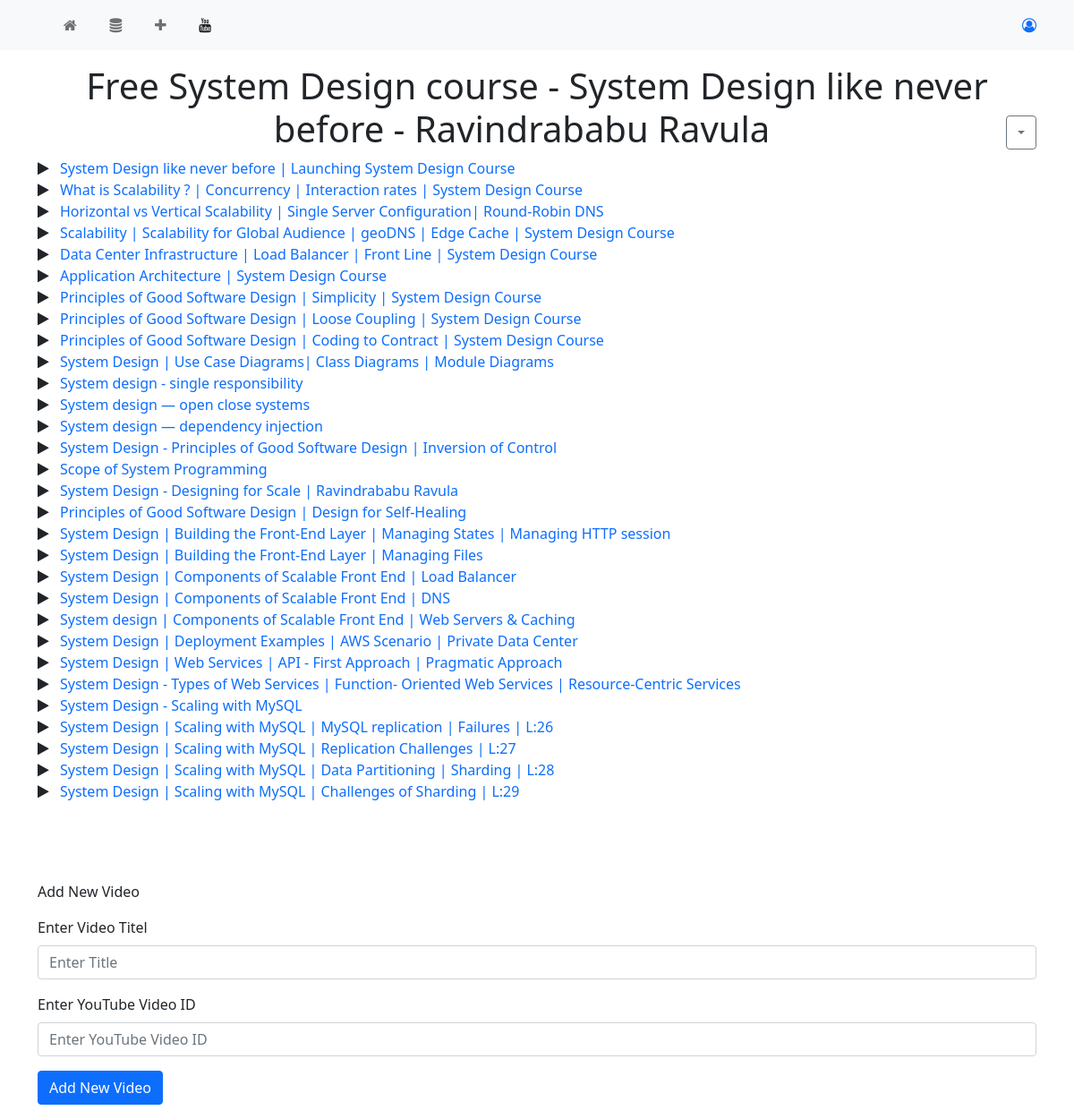
The page /youtube/3 on the database its author committed.
### youtube/models.py (models this page shows, shortened)
class Playlist(models.Model):
    title = models.CharField(max_length=1000)
    github_link = models.URLField(null=True, blank=True)
    youtube_link = models.URLField()
    is_done = models.BooleanField(default=False)
    google_docs_link = models.URLField(null=True, blank=True)
    height = models.IntegerField(null=True, blank=True)
    width = models.IntegerField(null=True, blank=True)

class YTVideo(models.Model):
    title = models.CharField(max_length=1000)
    video_id = models.CharField(max_length=30)
    playlist = models.ForeignKey("Playlist", on_delete=models.CASCADE)
    is_done = models.BooleanField(default=False)
    seen_at = models.DateTimeField(auto_now=True)

### youtube/views.py (the view)
# urls.py: path('<int:id>', views.playlist_detail, name="playlist-detail-page"),
def playlist_detail(request, id):
    context = {
        'playlist': get_object_or_404(Playlist, pk=id)
    }
    return render(request, 'youtube/playlist_detail.html', context=context)

### templates/youtube/playlist_detail.html (shortened to what this page needs)
{% extends 'base.html' %}
{% block youtube_active %} active {% endblock youtube_active %}
{% block page_content %}
    <h1 class="text-center">
        {{playlist.title}}
        <span class="float-end">
            <div class="btn-group" role="group">
                <button id="playlist-options" type="button" class="btn btn-outline-secondary dropdown-toggle" data-bs-toggle="dropdown" aria-expanded="false"></button>
            </div>
        </span>
    </h1>
    <ul>
        {% for video in playlist.ytvideo_set.all %}
            <li class="video-item">
                <a href="{% url 'yt-video-detail-page' video.id %}">{{video.title}}</a>
            </li>
        {% endfor %}
    </ul>
    <br><br><br>
    <form action="{% url 'yt-video-add-page' %}" method="POST">
        <p>Add New Video</p>
        <div class="mb-3">
            <label for="title" class="form-label">Enter Video Titel</label>
            <input type="text" class="form-control" id="title" name="title" placeholder="Enter Title" required>
        </div>
        <div class="mb-3">
            <label for="vid" class="form-label">Enter YouTube Video ID</label>
            <input type="text" class="form-control" id="vid" name="vid" placeholder="Enter YouTube Video ID" required>
        </div>
        <input type="submit" value="Add New Video" class="btn btn-primary">
    </form>
{% endblock page_content %}

### templates/base.html (style rules this page uses)
a { text-decoration: none; }
ul { list-style: none; padding: 0; }
li { padding-left: 1.3em; }
li.video-item:before { content: "\f04b"; font-family: FontAwesome; display: inline-block; margin-left: -1.3em; width: 1.3em; }

### rows shown on the page
Playlist: title "Free System Design course - System Design like never before - Ravindrababu Ravula"
YTVideo: title "System Design like never before | Launching System Design Course"
YTVideo: title "What is Scalability ? | Concurrency | Interaction rates | System Design Course"
YTVideo: title "Horizontal vs Vertical Scalability | Single Server Configuration| Round-Robin DNS"
YTVideo: title "Scalability | Scalability for Global Audience | geoDNS | Edge Cache | System Design Course"
YTVideo: title "Data Center Infrastructure | Load Balancer | Front Line | System Design Course"
YTVideo: title "Application Architecture | System Design Course"
YTVideo: title "Principles of Good Software Design | Simplicity | System Design Course"
YTVideo: title "Principles of Good Software Design | Loose Coupling | System Design Course"
YTVideo: title "Principles of Good Software Design | Coding to Contract | System Design Course"
YTVideo: title "System Design | Use Case Diagrams| Class Diagrams | Module Diagrams"
YTVideo: title "System design - single responsibility"
YTVideo: title "System design — open close systems"
YTVideo: title "System design — dependency injection"
YTVideo: title "System Design - Principles of Good Software Design | Inversion of Control"
YTVideo: title "Scope of System Programming"
YTVideo: title "System Design - Designing for Scale | Ravindrababu Ravula"
YTVideo: title "Principles of Good Software Design | Design for Self-Healing"
YTVideo: title "System Design | Building the Front-End Layer | Managing States | Managing HTTP session"
YTVideo: title "System Design | Building the Front-End Layer | Managing Files"
YTVideo: title "System Design | Components of Scalable Front End | Load Balancer"
YTVideo: title "System Design | Components of Scalable Front End | DNS"
YTVideo: title "System design | Components of Scalable Front End | Web Servers & Caching"
YTVideo: title "System Design | Deployment Examples | AWS Scenario | Private Data Center"
YTVideo: title "System Design | Web Services | API - First Approach | Pragmatic Approach"
YTVideo: title "System Design - Types of Web Services | Function- Oriented Web Services | Resource-Centric Services"
YTVideo: title "System Design - Scaling with MySQL"
YTVideo: title "System Design | Scaling with MySQL | MySQL replication | Failures | L:26"
YTVideo: title "System Design | Scaling with MySQL | Replication Challenges | L:27"
YTVideo: title "System Design | Scaling with MySQL | Data Partitioning | Sharding | L:28"
YTVideo: title "System Design | Scaling with MySQL | Challenges of Sharding | L:29"
